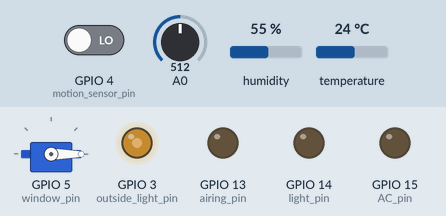
Recording of a sketch running on a simulated ESP8266 (NodeMCU). On the bench: servo, output pins drawn as LEDs (lit = HIGH). Inputs (shaded band) come from the test bench; at power-on: humidity 55 %, A0 = 512, GPIO 4 (motion_sensor_pin) LOW, temperature 24 °C. WiFi joins after 1.5 s; servers stay silent unless stated; no MQTT or app messages arrive unless stated; what the sketch prints to the serial monitor is not drawn.

Above: at 4.2 s.
4.3 s: humidity set to 59 %
6.3 s: humidity set to 62 %
At 7.5 s:
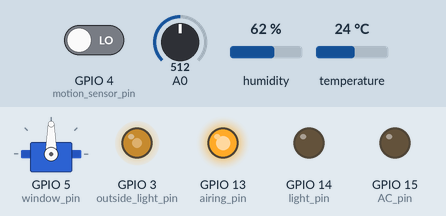
8.6 s: A0 set to 716
At 9.8 s:
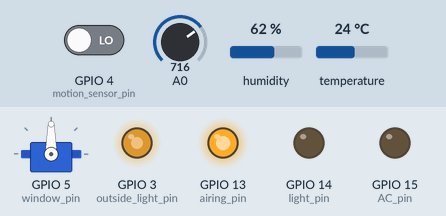
10.1 s: GPIO 4 (motion_sensor_pin) driven HIGH
At 11.2 s:
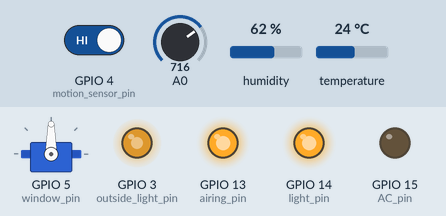
11.6 s: temperature set to 33 °C
At 14.3 s:
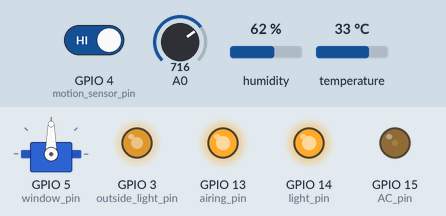
14.6 s: A0 set to 900
At 15.8 s:
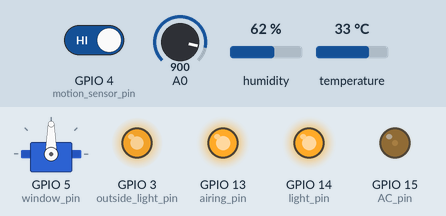
Timing chart, 0 to 17.1 s (numbered marks = the images above; inputs shaded):
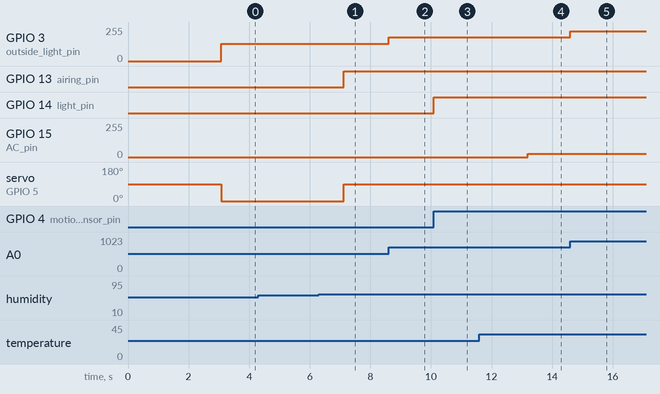

Measured:
- the behaviour switches between 60 and 61 % on humidity (found by bisection; images 0 and 1)
- after the input at 4.3 s, every drawn part: stays the same
- after the input at 6.3 s, GPIO 13 (airing_pin): LOW → HIGH after 0.83 s; servo on GPIO 5 (window_pin): 0° → 90° after 0.83 s
- after the input at 8.6 s, GPIO 3 (outside_light_pin): 128/255 → 179/255 at once
- after the input at 10.1 s, GPIO 14 (light_pin): LOW → HIGH at once
- after the input at 11.6 s, GPIO 15 (AC_pin): 0/255 → 25/255 after 1.6 s
- after the input at 14.6 s, GPIO 3 (outside_light_pin): 179/255 → 225/255 at once

The sketch:

ESP8266_IoT.ino
```cpp
#include <MQTT.h>
#include <PubSubClient.h>
#include <ESP8266WiFi.h>
#include <DHT.h>
#include <Servo.h>

// ESP8266 PINOUT
#define temperature_sensor_pin 2  // D4
#define motion_sensor_pin 4       // D2
#define gas_sensor_pin 12         // D6
#define brightness_sensor_pin 16  // D0
#define water_sensor_pin 1        // TX

#define light_pin 14        // D5
#define outside_light_pin 3 // RX
#define window_pin 5        // D1
#define airing_pin 13       // D7
#define AC_pin 15           // D8


const char *ssid = "WiFi Name"; // Имя вайфай точки доступа
const char *pass = "Password";     // Пароль от точки доступа

const char *mqtt_server = "server.wqtt.ru";   // Имя сервера MQTT
const int   mqtt_port = 12345;            // Порт для подключения к серверу MQTT
const char *mqtt_user = "Login"; // Логин от сервер
const char *mqtt_pass = "Password";       // Пароль от сервера

const int sending_period = 2;  // Задержка таймера
int tmr1 = 0;                  // Таймер


byte temperature_sensor_value = 0;  // Датчик температуры
byte humidity_sensor_value = 0;     // Датчик влажности
byte motion_sensor_value = 0;       // Датчик движения
int  gas_sensor_value;              // Датчик газа
int  brightness_sensor_value = 0;   // Датчик света
byte water_sensor_value = 0;        // Датчик протечки

byte light_web_value = 0;          // Состояние света
byte outside_light_web_value = 0;  // Состояние уличного света
byte window_web_value = 0;         // Состояние окна
byte airing_web_value = 0;         // Состояние вытяжки
byte AC_web_value = 0;             // Температура кондишки
byte AC_web_value2 = 0;            // Состояние кондишки
bool security_web_value = 0;       // Состояние охраны


// Даем названия объектам
WiFiClient wclient;
PubSubClient client(mqtt_server, mqtt_port, wclient);
DHT dht(temperature_sensor_pin, DHT11);
Servo Window_Control;


void setup() {

  pinInitialize();

  client.setCallback(callback);

  Serial.begin(115200);
  delay(1500);

  WiFi_Connecting();

}

void loop() {

  if (!client.connected()) {
    MQTT_Connecting();  // Подключение к серверу и подписка на топики
  }

  client.loop();

  Read_Sensors();

  if (millis() - tmr1 >= (sending_period * 1000)) {
    tmr1 = millis();
    Publish_To_Server(); // Отправка данных на сервер
  }

  Lights_Logic();

  Outside_Light_Logic();

  Window_Logic();

  AC_Logic();

  Airing_Logic();

  Fire_Logic();

  Water_Logic();

  Security_Logic();

}


void pinInitialize(){

  pinMode(motion_sensor_pin, INPUT);
  pinMode(gas_sensor_pin, INPUT);
  pinMode(brightness_sensor_pin, INPUT);
  pinMode(water_sensor_pin, INPUT);
  dht.begin();


  pinMode(light_pin, OUTPUT);
  pinMode(outside_light_pin, OUTPUT);
  pinMode(airing_pin, OUTPUT);
  pinMode(AC_pin, OUTPUT);
  Window_Control.attach(window_pin);

}

void callback(const char *topic, byte *payload, unsigned int length){
  String message;
  for (int i = 0; i < length; i++){
    message = message + (char)payload[i];
  }

  if (String(topic) == "light_web_value_topic"){\

    if (message.toInt() > 1){
      light_web_value = message.toInt() * 2.55;
    }

    else{
      light_web_value = 0;
    }
  }

  if (String(topic) == "window_web_value_topic"){

    if (message.toInt() > 1){
      window_web_value = message.toInt() * 1.8;
    }

    else{
      window_web_value = 0;
    }
  }

  if (String(topic) == "AC_web_value_topic"){
    if (message.toInt() > 1){
      AC_web_value = message.toInt();
    }

    else{
      AC_web_value = 0;
    }
  }

  if (String(topic) == "AC_web_value_topic2"){
    if (message.toInt() == 1){
      AC_web_value2 = message.toInt();
    }

    else{
      AC_web_value2 = 0;
    }
  }

  if (String(topic) == "airing_web_value_topic"){
    if (message.toInt() == 1){
      airing_web_value = message.toInt();
    }

    else{
      airing_web_value = 0;
    }
  }

  if (String(topic) == "outside_light_web_value_topic"){

    if (message.toInt() > 1){
      outside_light_web_value = message.toInt() * 2.55;
    }

    else{
      outside_light_web_value = 0;
    }
  }

  if (String(topic) == "security_web_value_topic"){
    if (message.toInt() == 1){
      security_web_value = message.toInt();
    }

    else{
      security_web_value = 0;
    }
  }

}

void WiFi_Connecting() {

  WiFi.mode(WIFI_STA);
  WiFi.begin(ssid, pass);

  while (WiFi.status() != WL_CONNECTED) {

    delay(500);
    Serial.print(".");

  }

  Serial.println("");
  Serial.println("WiFi connected to " + String(ssid));

}

void MQTT_Connecting() {
  while (!client.connected()) {

    String clientId = "ESP8266-" + WiFi.macAddress();

    if (client.connect(clientId.c_str(), mqtt_user, mqtt_pass) ) {

      Serial.println("Connected as " + clientId);

      client.subscribe("light_web_value_topic");
      client.subscribe("outside_light_web_value_topic");
      client.subscribe("window_web_value_topic");
      client.subscribe("airing_web_value_topic");
      client.subscribe("AC_web_value_topic");
      client.subscribe("AC_web_value_topic2");
      client.subscribe("security_web_value_topic");


    }

    else {

      Serial.println("Connection to server failure. Error code: " + String(client.state()));

    }
  }
}


void Read_Sensors(){

  humidity_sensor_value = dht.readHumidity();
  temperature_sensor_value = dht.readTemperature();

  motion_sensor_value = digitalRead(motion_sensor_pin);

  gas_sensor_value = analogRead(gas_sensor_pin);

  brightness_sensor_value = analogRead(brightness_sensor_pin);

  water_sensor_value = analogRead(water_sensor_pin);

}

void Publish_To_Server(){

  client.publish("temperature_sensor_value_topic", String(temperature_sensor_value).c_str(), false);
  client.publish("humidity_sensor_value_topic", String(humidity_sensor_value).c_str(), false);

}


void Lights_Logic(){
  if (security_web_value == 0){
    client.publish("security_sensor_value_topic", "0");
    if (motion_sensor_value == 1 or light_web_value > 1){
      if (light_web_value > 1){
        analogWrite(light_pin, light_web_value);
      }

      else{
        digitalWrite(light_pin, HIGH);
      }
    }

    if (light_web_value == 0 and motion_sensor_value == 0){
      digitalWrite(light_pin, LOW);
    }
  }

  if (security_web_value == 1){
      analogWrite(light_pin, light_web_value);
  }
}

void Outside_Light_Logic(){
  if (brightness_sensor_value > 1 or outside_light_web_value > 1){
    if (outside_light_web_value > 1){
      analogWrite(outside_light_pin, outside_light_web_value);
    }

    else{
      analogWrite(outside_light_pin, brightness_sensor_value / 4);
    }
  }

  if (outside_light_web_value == 0 and brightness_sensor_value == 0){
    digitalWrite(outside_light_pin, LOW);
  }
}

void Window_Logic(){
  if (window_web_value > 1 or humidity_sensor_value > 60){
    if (window_web_value > 1){
      Window_Control.write(window_web_value);
    }

    else{
       Window_Control.write(90);
    }
  }

  if (window_web_value == 0 and humidity_sensor_value < 60){
    Window_Control.write(0);
  }
}

void Airing_Logic(){

  if (humidity_sensor_value > 60 or airing_web_value == 1){
    digitalWrite(airing_pin, HIGH);
  }
  if (humidity_sensor_value < 60 and airing_web_value == 0){
    digitalWrite(airing_pin, LOW);
  }
}

void AC_Logic(){
  if (temperature_sensor_value > 29 or AC_web_value2 == 1){
    if (AC_web_value2 == 1){
      analogWrite(AC_pin, AC_web_value);
    }

    else{
      analogWrite(AC_pin, 25);
    }
  }

  if (temperature_sensor_value < 29 and AC_web_value2 == 0){
    digitalWrite(AC_pin, LOW);
  }
}

void Fire_Logic(){
  if (gas_sensor_value > 400){
    client.publish("gas_web_value_topic", "1");
  }
  else{
    client.publish("gas_web_value_topic", "0");
  }
}

void Water_Logic(){
  if (water_sensor_value > 100){
    client.publish("water_sensor_value_topic", "1");
  }

  else{
    client.publish("water_sensor_value_topic", "0");
  }
}

void Security_Logic(){
  if (security_web_value == 1){
    if (motion_sensor_value == 1){
      client.publish("security_sensor_value_topic", "1");
    }
    else{
      client.publish("security_sensor_value_topic", "0");
    }
  }
}
```
